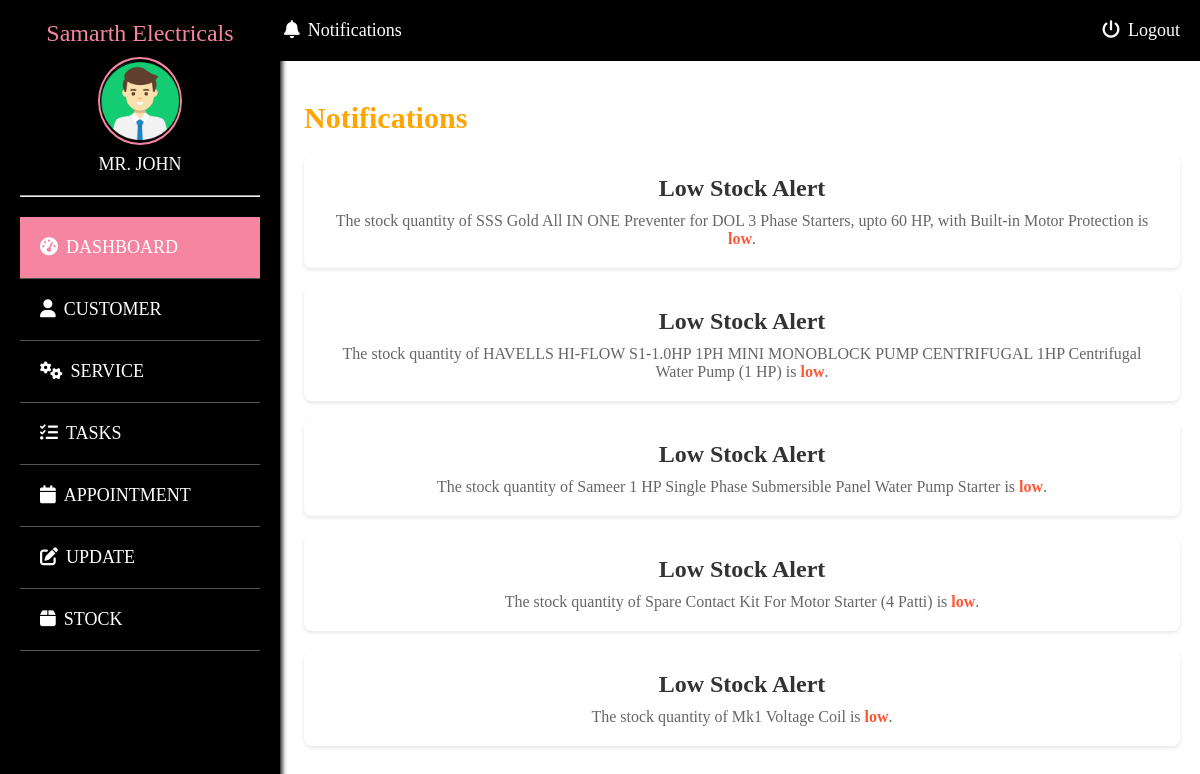
Screenshot of /owner/notification_view/ with the database file from the repository.
### app/models.py (models this page shows)
class Stock(models.Model):
    id = models.AutoField(primary_key=True)
    name = models.CharField(max_length=100)
    price = models.FloatField(max_length=15)
    description = models.CharField(max_length=500)
    img = models.ImageField(upload_to='media/product_images/', null=True, blank=True)
    quantity = models.IntegerField()

### app/owner.py (the view)
# urls.py: path('owner/notification_view/', owner.notification_view, name='notification_view'),
def notification_view(request):
    low_stock_products = Stock.objects.filter(quantity__lt=5)
    return render(request, 'owner/notification.html', {"low_stock_products": low_stock_products})

### templates/owner/notification.html (shortened to what this page needs)
<!DOCTYPE html>
<html lang="en">
<head>
    {% load static %}
    {% include 'owner/head.html' %}
    <link rel="stylesheet" href="https://cdnjs.cloudflare.com/ajax/libs/font-awesome/5.15.3/css/all.min.css"/>
    <link rel="stylesheet" href="https://cdnjs.cloudflare.com/ajax/libs/font-awesome/6.5.1/css/all.min.css">
</head>
<body>
    <div class="banner">
        <div id="Panel1">
            <h1>Notifications</h1>
            {% if low_stock_products %}
                {% for product in low_stock_products %}
                    <div class="notification">
                        <h2>Low Stock Alert</h2>
                        <p>The stock quantity of <span class="product-name">{{ product.name }}</span> is <span class="low-stock">low</span>.</p>
                    </div>
                {% endfor %}
            {% else %}
                <div class="notification">
                    <h2>No Low Stock</h2>
                    <p>All products have sufficient stock.</p>
                </div>
            {% endif %}
        </div>
    </div>
</body>
</html>

### templates/owner/head.html (style rules this page uses)
* { margin: 0; padding: 0; }

### templates/owner/notification.html (style rules this page uses)
.banner { margin-left: 250px; text-align: center; height: 100vh; margin-left: 22%; }
#pannel, #Panel1, #Panel2 { margin-top: 20px; margin-left: 20px; padding: 20px; }
h1 { font-size: 30px; font-weight: bold; margin-bottom: 20px; color: orange; text-align: left; }
.notification { position: relative; background-color: #fff; padding: 20px; border-radius: 8px; box-shadow: 0 2px 4px rgba(0, 0, 0, 0.1); animation: slideIn 0.5s ease forwards; margin-bottom: 20px; }
.notification h2 { margin-top: 0; margin-bottom: 10px; color: #333; }
.notification p { margin: 0; color: #666; }
.low-stock { color: #FF5733; font-weight: bold; }

### rows the page displays
Stock: name "SSS Gold All IN ONE Preventer for DOL 3 Phase Starters, upto 60 HP, with Built-in Motor Protection"
Stock: name "HAVELLS HI-FLOW S1-1.0HP 1PH MINI MONOBLOCK PUMP CENTRIFUGAL 1HP Centrifugal Water Pump (1 HP)"
Stock: name "Sameer 1 HP Single Phase Submersible Panel Water Pump Starter"
Stock: name "Spare Contact Kit For Motor Starter (4 Patti)"
Stock: name "Mk1 Voltage Coil"
